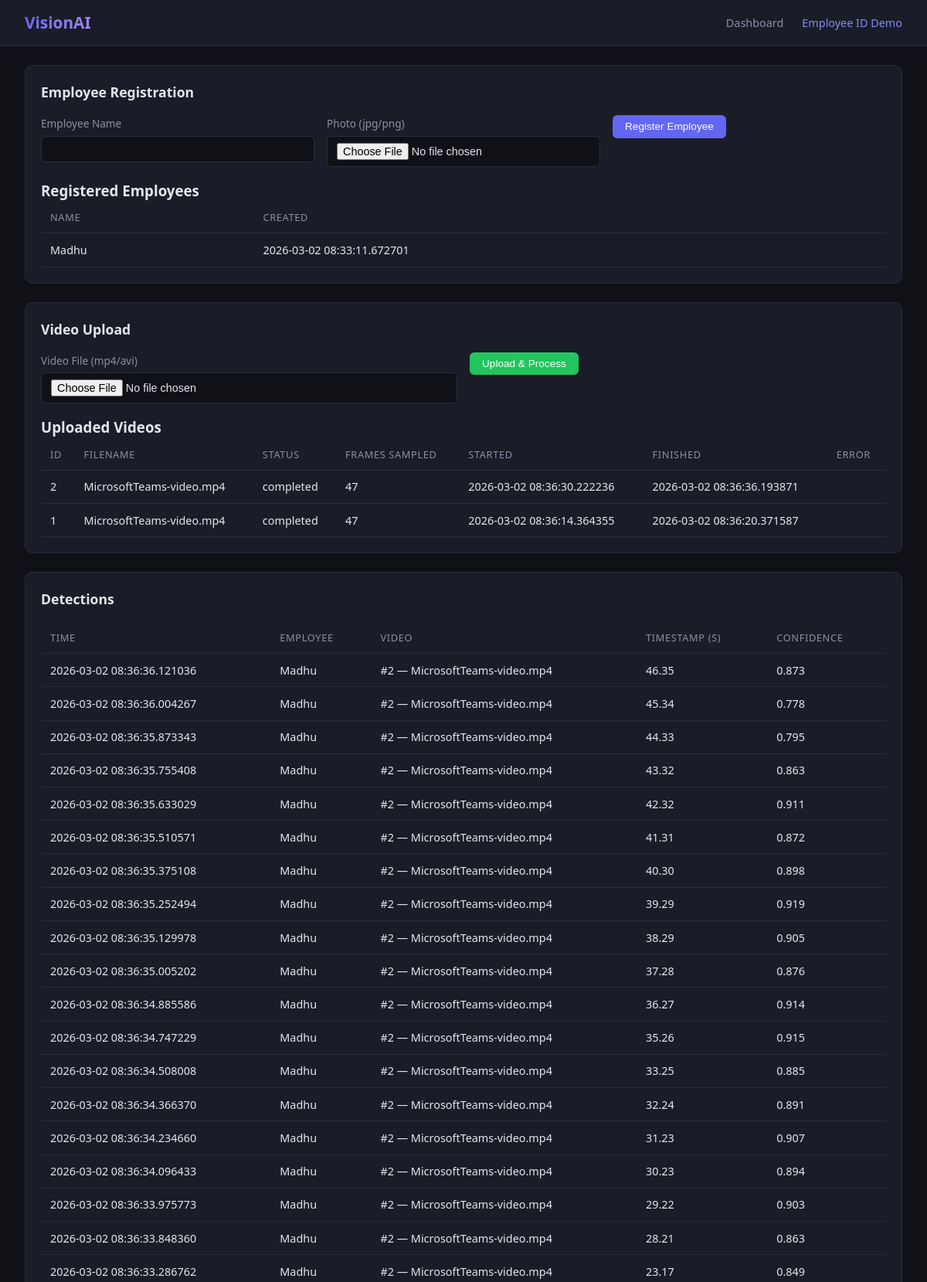
The app's page /demo (upper part) with its own data.
### src/models/database.py (models this page shows)
class Employee(Base):
    __tablename__ = "demo_employees"
    id = Column(Integer, primary_key=True, autoincrement=True)
    name = Column(String(128), nullable=False, unique=True, index=True)
    image_path = Column(String(512), nullable=True)
    embedding = Column(JSON, nullable=False, comment="Face embedding as list[float]")
    created_at = Column(DateTime, default=datetime.datetime.utcnow)
    detections = relationship("DemoDetection", back_populates="employee", cascade="all, delete-orphan")

class DemoVideo(Base):
    __tablename__ = "demo_videos"
    id = Column(Integer, primary_key=True, autoincrement=True)
    original_filename = Column(String(256), nullable=False)
    video_path = Column(String(512), nullable=False)
    status = Column(
        Enum("uploaded", "processing", "completed", "failed", name="demo_video_status_enum"),
        default="uploaded",
        nullable=False,
    )
    error_message = Column(Text, nullable=True)
    processed_frames = Column(Integer, default=0)
    created_at = Column(DateTime, default=datetime.datetime.utcnow)
    started_at = Column(DateTime, nullable=True)
    finished_at = Column(DateTime, nullable=True)
    detections = relationship("DemoDetection", back_populates="video", cascade="all, delete-orphan")

class DemoDetection(Base):
    __tablename__ = "demo_detections"
    id = Column(Integer, primary_key=True, autoincrement=True)
    video_id = Column(Integer, ForeignKey("demo_videos.id"), nullable=False, index=True)
    employee_id = Column(Integer, ForeignKey("demo_employees.id"), nullable=False, index=True)
    timestamp_seconds = Column(Float, nullable=False)
    confidence = Column(Float, nullable=False)
    frame_index = Column(Integer, nullable=True)
    created_at = Column(DateTime, default=datetime.datetime.utcnow)
    metadata_json = Column(JSON, nullable=True)
    video = relationship("DemoVideo", back_populates="detections")
    employee = relationship("Employee", back_populates="detections")

### src/api/routes/demo.py (the view)
@router.get("/demo", response_class=HTMLResponse)
async def demo_page(request: Request, db: AsyncSession = Depends(get_db)):
    employees = (await db.execute(select(Employee).order_by(Employee.created_at.desc()))).scalars().all()
    videos = (await db.execute(select(DemoVideo).order_by(DemoVideo.created_at.desc()))).scalars().all()
    det_stmt = (
        select(DemoDetection, Employee, DemoVideo)
        .join(Employee, DemoDetection.employee_id == Employee.id)
        .join(DemoVideo, DemoDetection.video_id == DemoVideo.id)
        .order_by(DemoDetection.created_at.desc())
        .limit(200)
    )
    det_rows = (await db.execute(det_stmt)).all()
    detections = [
        {
            "employee_name": emp.name,
            "timestamp_seconds": det.timestamp_seconds,
            "confidence": det.confidence,
            "video_id": vid.id,
            "video_filename": vid.original_filename,
            "created_at": det.created_at,
        }
        for det, emp, vid in det_rows
    ]
    return templates.TemplateResponse(
        "demo.html",
        {
            "request": request,
            "employees": employees,
            "videos": videos,
            "detections": detections,
        },
    )

### templates/demo.html (shortened to what this page needs)
<!DOCTYPE html>
<html lang="en">
<head>
  <link rel="stylesheet" href="/static/css/style.css">
</head>
<body>
  <nav class="navbar">
    <div class="brand">VisionAI</div>
    <div class="nav-links">
      <a href="/">Dashboard</a>
      <a href="/demo" class="active">Employee ID Demo</a>
    </div>
  </nav>
  <main class="container">
    <section class="panel">
      <div class="panel-header">
        <h2>Employee Registration</h2>
      </div>
      <form class="form-grid" action="/demo/employees" method="post" enctype="multipart/form-data">
        <label>Employee Name
          <input type="text" name="name" required>
        </label>
        <label>Photo (jpg/png)
          <input type="file" name="photo" accept="image/*" required>
        </label>
        <div>
          <button type="submit" class="btn btn-primary">Register Employee</button>
        </div>
      </form>
      <div style="margin-top:16px">
        <h3>Registered Employees</h3>
        <table class="events-table">
          <thead>
            <tr>
              <th>Name</th>
              <th>Created</th>
            </tr>
          </thead>
          <tbody>
            {% for e in employees %}
            <tr>
              <td>{{ e.name }}</td>
              <td>{{ e.created_at }}</td>
            </tr>
            {% endfor %}
          </tbody>
        </table>
      </div>
    </section>
    <section class="panel">
      <div class="panel-header">
        <h2>Video Upload</h2>
      </div>
      <form class="form-grid" action="/demo/videos" method="post" enctype="multipart/form-data">
        <label>Video File (mp4/avi)
          <input type="file" name="video" accept="video/mp4,video/x-msvideo" required>
        </label>
        <div>
          <button type="submit" class="btn btn-success">Upload & Process</button>
        </div>
      </form>
      <div style="margin-top:16px">
        <h3>Uploaded Videos</h3>
        <table class="events-table">
          <thead>
            <tr>
              <th>ID</th>
              <th>Filename</th>
              <th>Status</th>
              <th>Frames Sampled</th>
              <th>Started</th>
              <th>Finished</th>
              <th>Error</th>
            </tr>
          </thead>
          <tbody>
            {% for v in videos %}
            <tr>
              <td>{{ v.id }}</td>
              <td>{{ v.original_filename }}</td>
              <td>{{ v.status }}</td>
              <td>{{ v.processed_frames }}</td>
              <td>{{ v.started_at or '' }}</td>
              <td>{{ v.finished_at or '' }}</td>
              <td>{{ v.error_message or '' }}</td>
            </tr>
            {% endfor %}
          </tbody>
        </table>
      </div>
    </section>
    <section class="panel">
      <div class="panel-header">
        <h2>Detections</h2>
      </div>
      <table class="events-table">
        <thead>
          <tr>
            <th>Time</th>
            <th>Employee</th>
            <th>Video</th>
            <th>Timestamp (s)</th>
            <th>Confidence</th>
          </tr>
        </thead>
        <tbody>
          {% for d in detections %}
          <tr>
            <td>{{ d.created_at }}</td>
            <td>{{ d.employee_name }}</td>
            <td>#{{ d.video_id }} — {{ d.video_filename }}</td>
            <td>{{ '%.2f'|format(d.timestamp_seconds) }}</td>
            <td>{{ '%.3f'|format(d.confidence) }}</td>
          </tr>
          {% endfor %}
        </tbody>
      </table>
    </section>
  </main>
</body>
</html>

### static/css/style.css (style rules this page uses)
:root { --bg: #0f1117; --surface: #1a1d27; --border: #2a2d3a; --text: #e4e6ed; --text-muted: #8b8fa3; --primary: #6366f1; --primary-hover: #818cf8; --success: #22c55e; --danger: #ef4444; --warning: #f59e0b; --radius: 10px; }
* { margin: 0; padding: 0; box-sizing: border-box; }
body { font-family: 'Segoe UI', system-ui, -apple-system, sans-serif; background: var(--bg); color: var(--text); line-height: 1.6; }
.navbar { display: flex; align-items: center; justify-content: space-between; padding: 0 2rem; height: 60px; background: var(--surface); border-bottom: 1px solid var(--border); position: sticky; top: 0; z-index: 100; }
.brand { font-size: 1.3rem; font-weight: 700; background: linear-gradient(135deg, var(--primary), #a78bfa); -webkit-background-clip: text; -webkit-text-fill-color: transparent; }
.nav-links { display: flex; gap: 1.5rem; }
.nav-links a { color: var(--text-muted); text-decoration: none; font-size: 0.9rem; transition: color 0.2s; }
.nav-links a:hover, .nav-links a.active { color: var(--primary-hover); }
.container { max-width: 1400px; margin: 0 auto; padding: 1.5rem 2rem; }
.panel { background: var(--surface); border: 1px solid var(--border); border-radius: var(--radius); padding: 1.25rem; margin-bottom: 1.5rem; }
.panel-header { display: flex; align-items: center; justify-content: space-between; margin-bottom: 1rem; }
.panel-header h2 { font-size: 1.1rem; font-weight: 600; }
.btn { padding: 0.45rem 1rem; border: none; border-radius: 6px; font-size: 0.85rem; font-weight: 500; cursor: pointer; transition: opacity 0.2s; }
.btn-primary { background: var(--primary); color: #fff; }
.btn-success { background: var(--success); color: #fff; }
.events-table { width: 100%; border-collapse: collapse; font-size: 0.9rem; }
.events-table th, .events-table td { text-align: left; padding: 0.6rem 0.75rem; border-bottom: 1px solid var(--border); }
.events-table th { color: var(--text-muted); font-weight: 500; font-size: 0.8rem; text-transform: uppercase; letter-spacing: 0.05em; }
.form-grid { display: grid; grid-template-columns: repeat(auto-fit, minmax(220px, 1fr)); gap: 1rem; margin-bottom: 1rem; }
.form-grid label { display: flex; flex-direction: column; gap: 0.3rem; font-size: 0.85rem; color: var(--text-muted); }
.form-grid input { background: var(--bg); color: var(--text); border: 1px solid var(--border); border-radius: 6px; padding: 0.5rem 0.75rem; font-size: 0.9rem; }

### records on screen
Employee: name "Madhu", created_at "2026-03-02 08:33:11.672701", employee_name "Madhu" "Madhu" "Madhu" "Madhu" "Madhu" "Madhu" "Madhu" "Madhu" "Madhu" "Madhu" "Madhu" "Madhu" "Madhu" "Madhu" "Madhu" "Madhu" "Madhu" "Madhu" "Madhu"
DemoVideo: id "2", original_filename "MicrosoftTeams-video.mp4", status "completed", processed_frames "47", started_at "2026-03-02 08:36:30.222236", finished_at "2026-03-02 08:36:36.193871", video_filename "MicrosoftTeams-video.mp4" "MicrosoftTeams-video.mp4" "MicrosoftTeams-video.mp4" "MicrosoftTeams-video.mp4" "MicrosoftTeams-video.mp4" "MicrosoftTeams-video.mp4" "MicrosoftTeams-video.mp4" "MicrosoftTeams-video.mp4" "MicrosoftTeams-video.mp4" "MicrosoftTeams-video.mp4" "MicrosoftTeams-video.mp4" "MicrosoftTeams-video.mp4" "MicrosoftTeams-video.mp4" "MicrosoftTeams-video.mp4" "MicrosoftTeams-video.mp4" "MicrosoftTeams-video.mp4" "MicrosoftTeams-video.mp4" "MicrosoftTeams-video.mp4" "MicrosoftTeams-video.mp4"
DemoVideo: id "1", original_filename "MicrosoftTeams-video.mp4", status "completed", processed_frames "47", started_at "2026-03-02 08:36:14.364355", finished_at "2026-03-02 08:36:20.371587"
DemoDetection: created_at "2026-03-02 08:36:36.121036", timestamp_seconds "46.35", confidence "0.873"
DemoDetection: created_at "2026-03-02 08:36:36.004267", timestamp_seconds "45.34", confidence "0.778"
DemoDetection: created_at "2026-03-02 08:36:35.873343", timestamp_seconds "44.33", confidence "0.795"
DemoDetection: created_at "2026-03-02 08:36:35.755408", timestamp_seconds "43.32", confidence "0.863"
DemoDetection: created_at "2026-03-02 08:36:35.633029", timestamp_seconds "42.32", confidence "0.911"
DemoDetection: created_at "2026-03-02 08:36:35.510571", timestamp_seconds "41.31", confidence "0.872"
DemoDetection: created_at "2026-03-02 08:36:35.375108", timestamp_seconds "40.30", confidence "0.898"
DemoDetection: created_at "2026-03-02 08:36:35.252494", timestamp_seconds "39.29", confidence "0.919"
DemoDetection: created_at "2026-03-02 08:36:35.129978", timestamp_seconds "38.29", confidence "0.905"
DemoDetection: created_at "2026-03-02 08:36:35.005202", timestamp_seconds "37.28", confidence "0.876"
DemoDetection: created_at "2026-03-02 08:36:34.885586", timestamp_seconds "36.27", confidence "0.914"
DemoDetection: created_at "2026-03-02 08:36:34.747229", timestamp_seconds "35.26", confidence "0.915"
DemoDetection: created_at "2026-03-02 08:36:34.508008", timestamp_seconds "33.25", confidence "0.885"
DemoDetection: created_at "2026-03-02 08:36:34.366370", timestamp_seconds "32.24", confidence "0.891"
DemoDetection: created_at "2026-03-02 08:36:34.234660", timestamp_seconds "31.23", confidence "0.907"
DemoDetection: created_at "2026-03-02 08:36:34.096433", timestamp_seconds "30.23", confidence "0.894"
DemoDetection: created_at "2026-03-02 08:36:33.975773", timestamp_seconds "29.22", confidence "0.903"
DemoDetection: created_at "2026-03-02 08:36:33.848360", timestamp_seconds "28.21", confidence "0.863"
DemoDetection: created_at "2026-03-02 08:36:33.286762", timestamp_seconds "23.17", confidence "0.849"

### other values on screen
{{ d.video_id }} "2" "2" "2" "2" "2" "2" "2" "2" "2" "2" "2" "2" "2" "2" "2" "2" "2" "2" "2"
